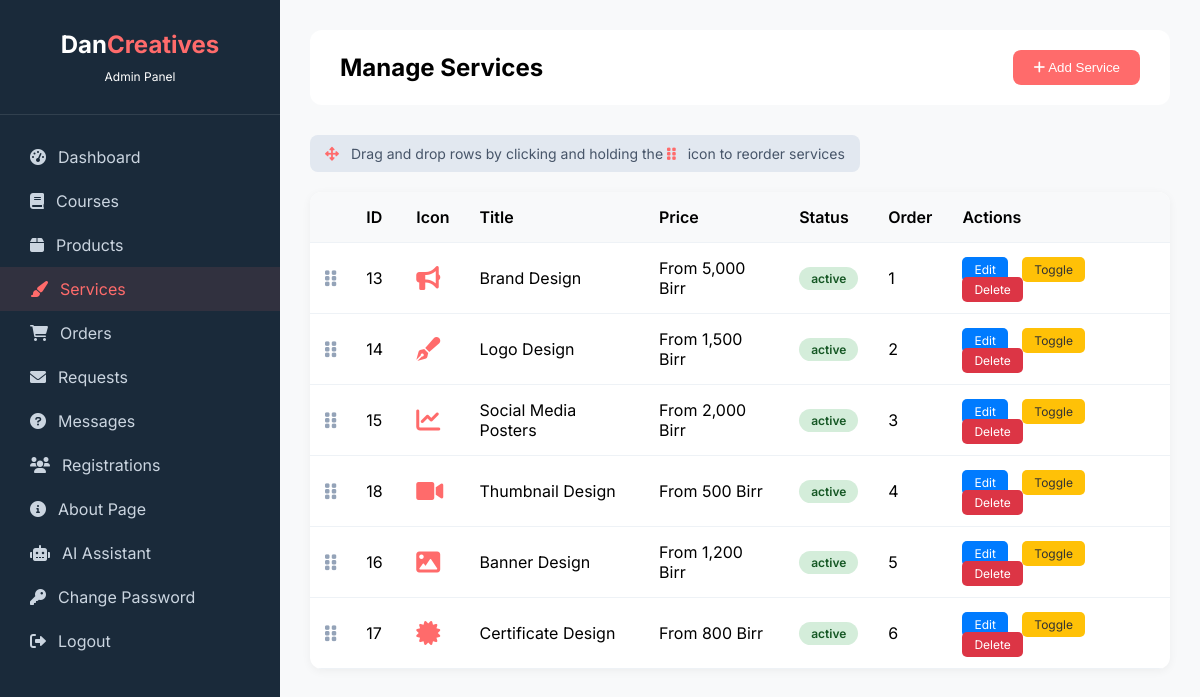
The page /admin/manage-services.php (signed in) on the database its author committed.
### tables this page shows
CREATE TABLE `services` (
  `id` int(11) NOT NULL AUTO_INCREMENT,
  `title` varchar(200) NOT NULL,
  `description` text DEFAULT NULL,
  `icon_class` varchar(100) DEFAULT NULL,
  `features` text DEFAULT NULL,
  `price` varchar(100) DEFAULT NULL,
  `status` enum('active','inactive') DEFAULT 'active',
  `display_order` int(11) DEFAULT 0,
  `created_at` timestamp NOT NULL DEFAULT current_timestamp(),
  PRIMARY KEY (`id`)
);

### admin/manage-services.php (the view, shortened to what this page needs)
<?php
require_once '../config.php';
$services = $conn->query("SELECT * FROM services ORDER BY display_order ASC, id DESC");
?>
<!DOCTYPE html>
<html lang="en">
<head>
    <link rel="stylesheet" href="https://cdnjs.cloudflare.com/ajax/libs/font-awesome/6.0.0-beta3/css/all.min.css">
</head>
<body>
    <div class="admin-container">
        <div class="sidebar">
            <div class="sidebar-header"><h3>Dan<span>Creatives</span></h3><p style="font-size:12px;margin-top:10px;">Admin Panel</p></div>
            <div class="sidebar-menu">
                <a href="dashboard.php"><i class="fas fa-tachometer-alt"></i> Dashboard</a>
                <a href="manage-courses.php"><i class="fas fa-book"></i> Courses</a>
                <a href="manage-products.php"><i class="fas fa-box"></i> Products</a>
                <a href="manage-services.php" class="active"><i class="fas fa-paint-brush"></i> Services</a>
                <a href="view-orders.php"><i class="fas fa-shopping-cart"></i> Orders</a>
                <a href="view-requests.php"><i class="fas fa-envelope"></i> Requests</a>
                <a href="manage-questions.php"><i class="fas fa-question-circle"></i> Messages</a>
                <a href="view-registrations.php"><i class="fas fa-users"></i> Registrations</a>
                <a href="manage-about.php"><i class="fas fa-info-circle"></i> About Page</a>
                <a href="ai-settings.php"><i class="fas fa-robot"></i> AI Assistant</a>
                <a href="change-password.php"><i class="fas fa-key"></i> Change Password</a>
                <a href="logout.php"><i class="fas fa-sign-out-alt"></i> Logout</a>
            </div>
        </div>
        <div class="main-content">
            <div class="top-bar">
                <h2>Manage Services</h2>
                <button class="btn-add" onclick="openAddModal()"><i class="fas fa-plus"></i> Add Service</button>
            </div>
            <div class="reorder-info">
                <i class="fas fa-arrows-alt"></i> Drag and drop rows by clicking and holding the <i class="fas fa-grip-vertical"></i> icon to reorder services
            </div>
            <div class="services-table">
                <table id="services-table">
                    <thead>
                        <tr>
                            <th style="width: 40px;"></th>
                            <th style="width: 50px;">ID</th>
                            <th style="width: 60px;">Icon</th>
                            <th>Title</th>
                            <th>Price</th>
                            <th>Status</th>
                            <th style="width: 60px;">Order</th>
                            <th>Actions</th>
                        </tr>
                    </thead>
                    <tbody id="services-tbody">
                        <?php
                        $order_counter = 1;
                        while($s = $services->fetch_assoc()):
                        ?>
                        <tr data-id="<?php echo $s['id']; ?>">
                            <td class="drag-handle"><i class="fas fa-grip-vertical"></i></td>
                            <td><?php echo $s['id']; ?></td>
                            <td><i class="<?php echo $s['icon_class']; ?>" style="font-size:24px; color:#ff6b6b;"></i></td>
                            <td><?php echo htmlspecialchars($s['title']); ?></td>
                            <td><?php echo htmlspecialchars($s['price']); ?></td>
                            <td><span class="status-badge <?php echo $s['status'] == 'active' ? 'status-active' : 'status-inactive'; ?>"><?php echo $s['status']; ?></span></td>
                            <td class="order-display"><?php echo $order_counter++; ?></td>
                            <td class="action-buttons">
                                <a href="#" class="btn-edit" onclick="openEditModal(<?php echo $s['id']; ?>)">Edit</a>
                                <a href="?toggle=<?php echo $s['id']; ?>" class="btn-toggle">Toggle</a>
                                <a href="?delete=<?php echo $s['id']; ?>" class="btn-delete" onclick="return confirm('Delete this service?')">Delete</a>
                            </td>
                        </tr>
                        <?php endwhile; ?>
                    </tbody>
                </table>
            </div>
        </div>
    </div>
</body>
</html>

### admin/manage-services.php (style rules this page uses)
* { margin: 0; padding: 0; box-sizing: border-box; }
body { font-family: 'Inter', sans-serif; background: #f8f9fa; }
.admin-container { display: flex; min-height: 100vh; }
.sidebar { width: 280px; background: #1a2a3a; color: white; position: fixed; height: 100vh; overflow-y: auto; }
.sidebar-header { padding: 30px; text-align: center; border-bottom: 1px solid rgba(255,255,255,0.1); }
.sidebar-header h3 { font-size: 24px; }
.sidebar-header span { color: #ff6b6b; }
.sidebar-menu { padding: 20px 0; }
.sidebar-menu a { display: flex; align-items: center; gap: 12px; padding: 12px 30px; color: #cbd5e0; text-decoration: none; transition: 0.3s; }
.sidebar-menu a:hover, .sidebar-menu a.active { background: rgba(255,107,107,0.1); color: #ff6b6b; }
.main-content { margin-left: 280px; flex: 1; padding: 30px; }
.top-bar { background: white; padding: 20px 30px; border-radius: 12px; margin-bottom: 30px; display: flex; justify-content: space-between; align-items: center; }
.btn-add { background: #ff6b6b; color: white; padding: 10px 20px; border: none; border-radius: 8px; cursor: pointer; }
.services-table { background: white; border-radius: 12px; overflow-x: auto; box-shadow: 0 2px 10px rgba(0,0,0,0.05); }
table { width: 100%; border-collapse: collapse; }
th, td { padding: 15px; text-align: left; border-bottom: 1px solid #eef2f6; }
th { background: #f8f9fa; font-weight: 600; }
.status-badge { padding: 4px 12px; border-radius: 20px; font-size: 12px; font-weight: 600; display: inline-block; }
.status-active { background: #d4edda; color: #155724; }
.action-buttons a { margin-right: 10px; text-decoration: none; padding: 5px 12px; border-radius: 5px; font-size: 12px; }
.btn-edit { background: #007bff; color: white; }
.btn-toggle { background: #ffc107; color: #333; }
.btn-delete { background: #dc3545; color: white; }
.drag-handle { cursor: grab; color: #94a3b8; font-size: 18px; width: 40px; text-align: center; }
tbody tr { cursor: default; transition: all 0.2s; }
.reorder-info { background: #e2e8f0; padding: 10px 15px; border-radius: 8px; margin-bottom: 20px; font-size: 14px; color: #475569; display: inline-block; }
.reorder-info i { color: #ff6b6b; margin-right: 8px; }

### rows shown on the page
services: id "13", title "Brand Design", price "From 5,000 Birr", status "active"
services: id "14", title "Logo Design", price "From 1,500 Birr", status "active"
services: id "15", title "Social Media Posters", price "From 2,000 Birr", status "active"
services: id "18", title "Thumbnail Design", price "From 500 Birr", status "active"
services: id "16", title "Banner Design", price "From 1,200 Birr", status "active"
services: id "17", title "Certificate Design", price "From 800 Birr", status "active"
